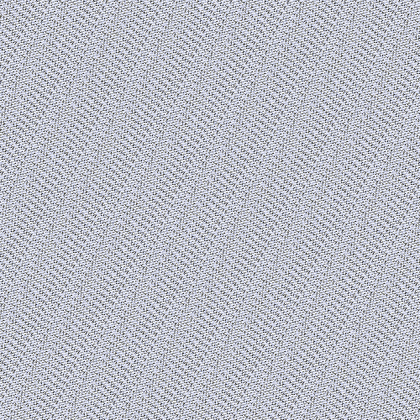
%> input picture LabSper/Arnold/b8_62.png, 420 x 420 px, shrunk from 500 x 500 before the run
$ octave trovo_T.m   (GNU Octave 9; MATLAB toolbox functions it lacks are replaced by stand-ins)
%> lines starting %> are read from the running program, lines starting %| are printed output that depends on the picture; in (x1, y1, x2, y2) boxes, pixels count from 0 and x2, y2 are one past the last pixel; in counts of white or black regions, pixels touching at a corner belong together; the program's own positions count from 1
B= imread('b8_62.png'); %k iterate
%> B is the input picture: size 420x420x3 uint8; mean R, G, B 185, 187.2, 196.4
A= imread('b8_63.png'); %k+1 iterate
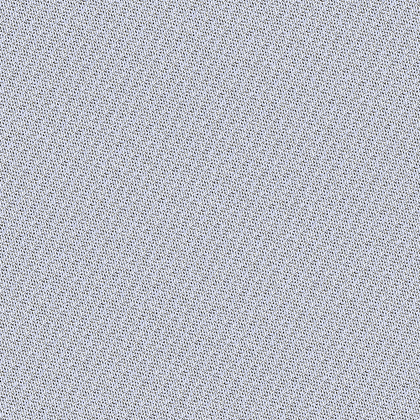
%> input picture LabSper/Arnold/b8_63.png, 420 x 420 px, shrunk from 500 x 500 before the run
%> A is the input picture: size 420x420x3 uint8; mean R, G, B 185.1, 187.4, 196.6
%A=[1, 2, 3;4, 5, 6;7, 8, 9];
%B=[1, 9, 5;6, 2, 7;8, 4, 3];
n=size(A,1);
%> n = 420
X=ones(n);
Y=ones(n);
for i=1:3;
	X.*=(B(:,:,i)==A(1,2,i));
	Y.*=(B(:,:,i)==A(2,1,i));
end
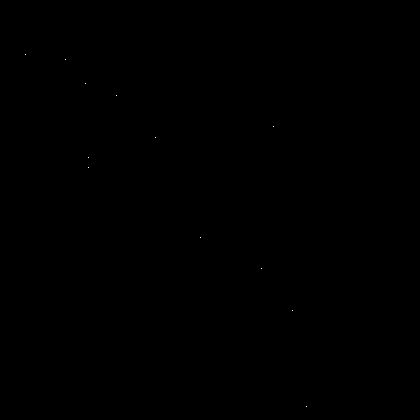
%> X: size 420x420 double; values 0 (black) and 1 (white), 0.01% white in thin lines or dots, all inside (x1, y1, x2, y2) = (25, 54, 307, 407)
%> Y: size 420x420 double; values 0 (black) and 1 (white), 0% white in thin lines or dots, all inside (x1, y1, x2, y2) = (93, 105, 316, 388)
%Per trovare quella inversa basta scambiare A e B
%trova tutti quelli uguali a (1,2) e (2,1)
ex = find(X == 1);
%> ex = [10555; 27360; 35784; 37118; 37128; 48816; 65238; 84238; 109889; 114787; 122951; 128927]
ey = find(Y == 1);
%> ey = [39448; 54286; 67994; 82195; 132616]
for i=1:length(ex)
	for j=1:length(ey)
		%dove vengono mandati da T? (considerando la traslazione)
		a=[mod(ex(i)-1,n), floor((ex(i)-1)/n)];	% (1,2)
		b=[mod(ey(j)-1,n), floor((ey(j)-1)/n)];	% (2,1)
		K=[b(1),a(1);b(2),a(2)];
		if (mod(K(1,1)*K(2,2)-K(1,2)*K(2,1),n)==1 && mod(K*[4,3;5,4]-eye(2),n)==0)
			'EUREKA'
			K
		end
	end
end
%> this loop made 12 passes
